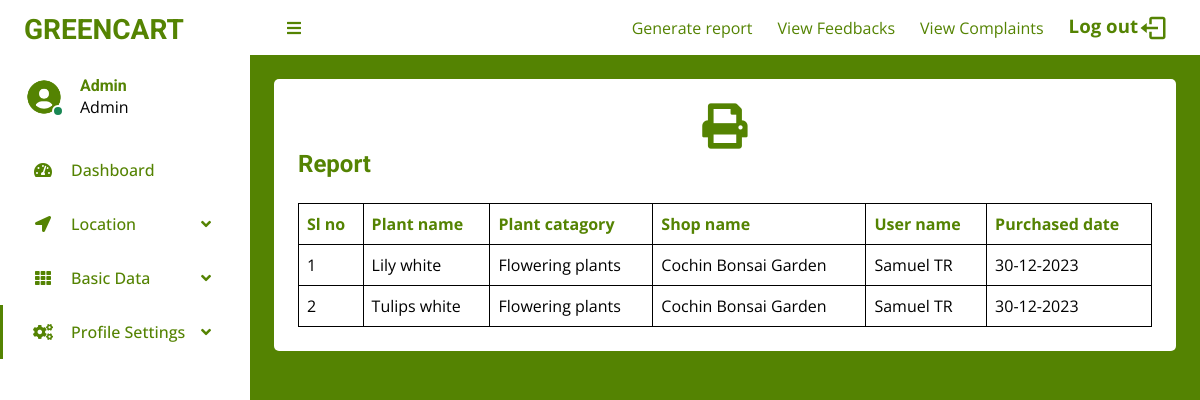
Page /Project/Admin/AdminReportGenerate.php (signed in) on the committed database.
### tables this page shows
CREATE TABLE `tbl_order` (
  `order_id` int(11) NOT NULL,
  `order_number` int(11) NOT NULL,
  `order_place` varchar(100) NOT NULL,
  `order_status` tinyint(4) NOT NULL,
  `order_date` varchar(100) NOT NULL,
  `cart_id` int(11) NOT NULL
);

CREATE TABLE `tbl_plant` (
  `plant_id` int(11) NOT NULL,
  `plant_name` varchar(100) NOT NULL,
  `plant_description` longtext NOT NULL,
  `plant_photo` varchar(100) NOT NULL,
  `plant_price` double NOT NULL,
  `plant_stock` int(11) NOT NULL,
  `plant_rating` double NOT NULL,
  `plant_del_status` tinyint(1) NOT NULL,
  `plant_category_id` int(11) NOT NULL,
  `shop_id` int(11) NOT NULL
);

CREATE TABLE `tbl_plant_category` (
  `plant_category_id` int(11) NOT NULL,
  `plant_category_name` varchar(100) NOT NULL,
  `plant_category_del_status` tinyint(1) NOT NULL
);

CREATE TABLE `tbl_shop` (
  `shop_id` int(11) NOT NULL,
  `shop_name` varchar(100) NOT NULL,
  `shop_address` varchar(100) NOT NULL,
  `shop_pincode` varchar(100) NOT NULL,
  `city_id` int(11) NOT NULL,
  `shop_photo` varchar(100) NOT NULL,
  `shop_proof` varchar(100) NOT NULL,
  `shop_email` varchar(100) NOT NULL,
  `shop_contactno` varchar(100) NOT NULL,
  `shop_password` varchar(100) NOT NULL,
  `shop_status` tinyint(4) NOT NULL,
  `shop_doj` date NOT NULL
);

CREATE TABLE `tbl_user` (
  `user_id` int(11) NOT NULL,
  `user_name` varchar(100) NOT NULL,
  `user_gender` varchar(10) NOT NULL,
  `user_dob` date NOT NULL,
  `user_address` varchar(500) NOT NULL,
  `user_pincode` int(11) NOT NULL,
  `user_photo` varchar(500) NOT NULL,
  `user_contactno` varchar(30) NOT NULL,
  `user_email` varchar(100) NOT NULL,
  `user_password` varchar(100) NOT NULL,
  `city_id` int(11) NOT NULL
);

### Project/Admin/AdminReportGenerate.php (the view, shortened to what this page needs)
<?php
include("../Assets/Connection/connection.php");
    ?>
    <?php
$selQuery = "select * from tbl_admin where admin_id =" . $_SESSION['admin_id'];
$result = $conn->query($selQuery);
$data = $result->fetch_assoc();
            ?>
<!DOCTYPE html>
<html lang="en">
<head>
    <link href='https://unpkg.com/boxicons@2.1.4/css/boxicons.min.css' rel='stylesheet'>
    <link href="https://cdnjs.cloudflare.com/ajax/libs/font-awesome/5.10.0/css/all.min.css" rel="stylesheet">
    <link href="https://cdn.jsdelivr.net/npm/bootstrap-icons@1.4.1/font/bootstrap-icons.css" rel="stylesheet">
    <link href="../Assets//Template//AdminTemplate//darkpan-1.0.0//lib/owlcarousel/assets/owl.carousel.min.css"
        rel="stylesheet">
    <link
        href="../Assets//Template//AdminTemplate//darkpan-1.0.0//lib/tempusdominus/css/tempusdominus-bootstrap-4.min.css"
        rel="stylesheet" />
    <link href="../Assets//Template//AdminTemplate//darkpan-1.0.0//css/bootstrap.min.css" rel="stylesheet">
    <link rel="stylesheet" href="../Assets//Template//AdminTemplate//darkpan-1.0.0//css//style.css">
</head>
<body>
    <div class="container-fluid position-relative d-flex p-0">
        <?php include('../Assets/components/Admin/SideBar.php') ?>
        <div class="content" style="background: #548302;">
            <?php include('../Assets/components/Admin/NavBar.php') ?>
            <div class="container-fluid pt-4 px-4">
                <div class="text-center rounded p-4" style="background: #fff;">
                    <button id="button" style="border: none; background: none;">
                        <i class="fa fa-print" style="font-size: 34pt;color: #548302;"></i>
                    </button>
                    <div id="makepdf">
                        <div class="d-flex align-items-center justify-content-between mb-4">
                            <h6 class="mb-0" style="color: #548302;font-size: 18pt;">Report</h6>
                        </div>
                        <div class="table-responsive">
                            <table class="table text-start align-middle table-bordered table-hover mb-0">
                                <thead>
                                    <tr class="" style="color: #548302;">
                                        <th scope="col">Sl no</th>
                                        <th scope="col">Plant name</th>
                                        <th scope="col">Plant catagory</th>
                                        <th scope="col">Shop name</th>
                                        <th scope="col">User name</th>
                                        <th scope="col">Purchased date</th>
                                    </tr>
                                </thead>
                                <tbody>
                                    <?php
                                    $selQuery = "select * from tbl_order o
                                inner join tbl_cart cr on o.cart_id = cr.cart_id
                                inner join tbl_user u on u.user_id = cr.user_id
                                left join tbl_plant p on p.plant_id = cr.plant_id
                                inner join tbl_plant_category c on c.plant_category_id = p.plant_category_id
                                left join tbl_shop s on s.shop_id = p.shop_id
                                 where o.order_status =2";
                                    $result = $conn->query($selQuery);
                                    if ($result->num_rows) {
                                        $i = 0;
                                        while ($row = $result->fetch_assoc()) {
                                            $i++;
                                            ?>
                                            <tr style="color: #000;">
                                                <td>
                                                    <?php echo $i ?>
                                                </td>
                                                <td>
                                                    <?php echo $row['plant_name'] ?>
                                                </td>
                                                <td>
                                                    <?php echo $row['plant_category_name'] ?>
                                                </td>
                                                <td>
                                                    <?php echo $row['shop_name'] ?>
                                                </td>
                                                <td>
                                                    <?php echo $row['user_name'] ?>
                                                </td>
                                                <td>
                                                    <?php
                                                    echo date_format(date_create($row['order_date']), 'd-m-Y');
                                                    ?>
                                                </td>
                                            </tr>
                                            <?php
                                        }
                                    } else {
                                        ?>
                                        <tr>
                                            <th colspan="6" style="text-align: center;">No data available</th>
                                        </tr>
                                        <?php
                                    }
                                    ?>
                                </tbody>
                            </table>
                        </div>
                    </div>
                </div>
            </div>
            <br>
            <br>
            <br>
            <br>
        </div>
    </div>
</body>
</html>

### Project/Assets/components/Admin/SideBar.php (shortened to what this page needs)
<div class="sidebar pe-4 pb-3" style="background: #fff;">
            <nav class="navbar">
                <a href="index.html" class="navbar-brand mx-4 mb-3">
                    <h3 class="" style="color: #548302;">GREENCART</h3>
                </a>
                <div class="d-flex align-items-center ms-4 mb-4">
                    <div class="position-relative">
                        <img class="rounded-circle" src="../Assets//Template//AdminTemplate//darkpan-1.0.0//img/user.jpg" alt="" style="width: 40px; height: 40px;">
                        <div class="bg-success rounded-circle border border-2 border-white position-absolute end-0 bottom-0 p-1"></div>
                    </div>
                    <div class="ms-3">
                        <h6 class="mb-0" style="color: #548302;">
                            <?php echo $data['admin_name']; ?>
                        </h6>
                        <span>Admin</span>
                    </div>
                </div>
                <div class="navbar-nav w-100">
                    <a href="./AdminHomePage.php" class="nav-item nav-link"><i class="fa fa-tachometer-alt me-2"></i>Dashboard</a>
                    <div class="nav-item dropdown">
                        <a href="#" class="nav-link dropdown-toggle" data-bs-toggle="dropdown"><i class="fa fa-location-arrow me-2"></i>Location</a>
                    </div>
                    <div class="nav-item dropdown">
                        <a href="#" class="nav-link dropdown-toggle" data-bs-toggle="dropdown"><i class="fa fa-th me-2"></i>Basic Data</a>
                    </div>
                    <div class="nav-item dropdown">
                        <a href="#" class="nav-link dropdown-toggle active" data-bs-toggle="dropdown"><i class="fa fa fa-cogs me-2"></i>Profile Settings</a>
                    </div>
                    <a href="" class="nav-item nav-link">
                    </a>
                </div>
            </nav>
        </div>

### Project/Assets/Template/AdminTemplate/darkpan-1.0.0/css/style.css (style rules this page uses)
:root { --primary: #548302; --secondary: #fff; --light: #548302;; }
.sidebar { position: fixed; top: 0; left: 0; bottom: 0; width: 250px; height: 100vh; overflow-y: auto; background: var(--secondary); transition: 0.5s; z-index: 999; }
.content { margin-left: 250px; min-height: 100vh; background: var(--dark); transition: 0.5s; }
@media (min-width: 992px) { .sidebar { margin-left: 0; } }
@media (min-width: 992px) { .content { width: calc(100% - 250px); } }
.sidebar .navbar .navbar-nav .nav-link { padding: 7px 20px; color: var(--light); font-weight: 500; border-left: 3px solid var(--secondary); border-radius: 0 30px 30px 0; outline: none; }
.sidebar .navbar .navbar-nav .nav-link:hover, .sidebar .navbar .navbar-nav .nav-link.active { color: var(--primary); background: var(--dark); border-color: var(--primary); }
.sidebar .navbar .navbar-nav .nav-link i { width: 40px; height: 40px; display: inline-flex; align-items: center; justify-content: center; background: var(--dark); border-radius: 40px; }
.sidebar .navbar .navbar-nav .nav-link:hover i, .sidebar .navbar .navbar-nav .nav-link.active i { background: var(--secondary); }
.sidebar .navbar .dropdown-toggle::after { position: absolute; top: 15px; right: 15px; border: none; content: "\f107"; font-family: "Font Awesome 5 Free"; font-weight: 900; transition: .5s; }

### rows in the picture
tbl_order: tbl_plant.plant_name "Lily white", tbl_plant_category.plant_category_name "Flowering plants", tbl_shop.shop_name "Cochin Bonsai Garden", tbl_user.user_name "Samuel TR", order_date "30-12-2023"
tbl_order: tbl_plant.plant_name "Tulips white", tbl_plant_category.plant_category_name "Flowering plants", tbl_shop.shop_name "Cochin Bonsai Garden", tbl_user.user_name "Samuel TR", order_date "30-12-2023"

### other values in the picture
$data['admin_name'] "Admin"
